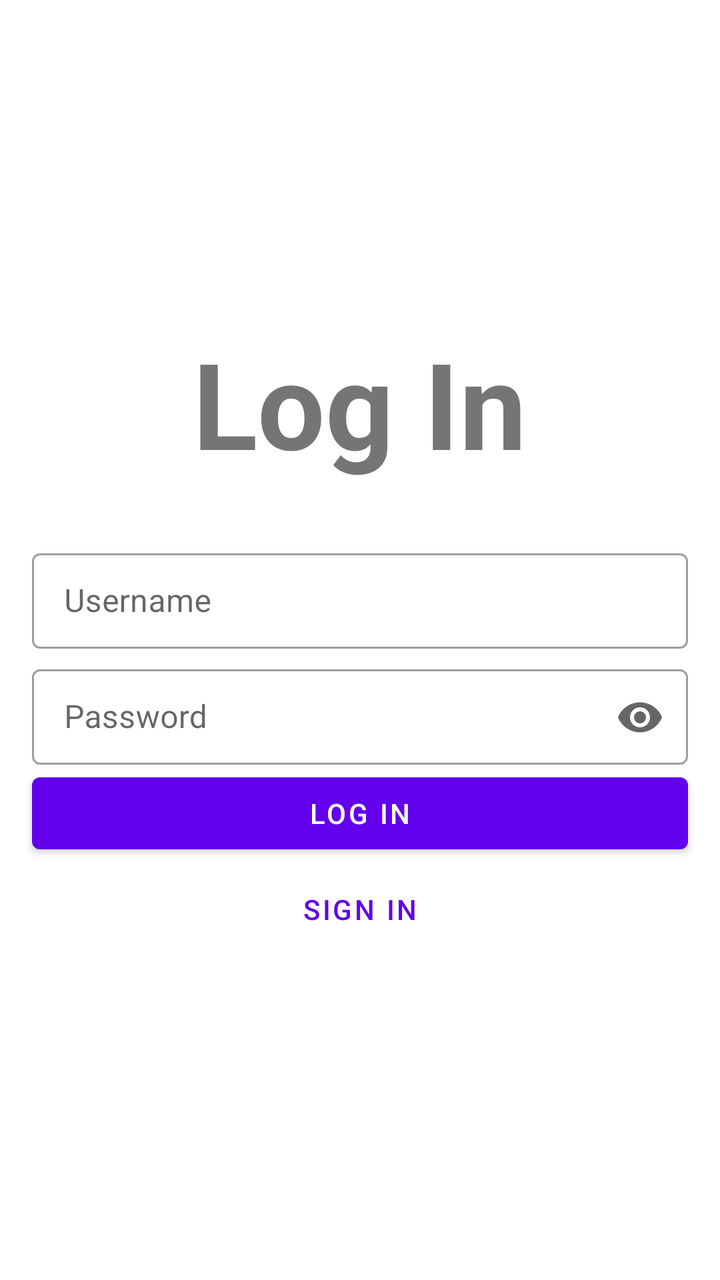
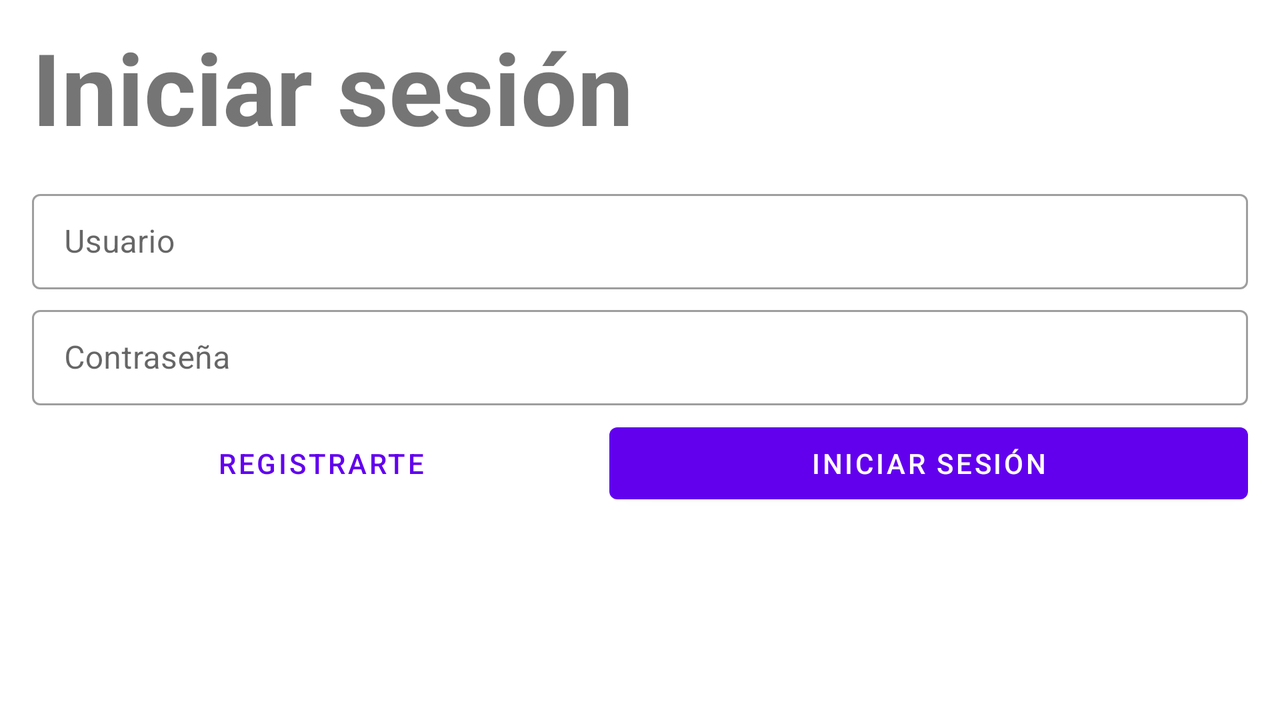

Compare how this app lays out the same screen by default and in its alternative resource folder. The renders come first, then the two layout files and the values they reference.
<!-- AndroidManifest.xml: application theme Theme.ListTodo -->
<!-- res/layout/fragment_login.xml -->
<?xml version="1.0" encoding="utf-8"?>
<layout xmlns:android="http://schemas.android.com/apk/res/android"
    xmlns:tools="http://schemas.android.com/tools"
    xmlns:app="http://schemas.android.com/apk/res-auto">

    <LinearLayout

        android:layout_width="match_parent"
        android:layout_height="match_parent"
        android:orientation="vertical"
        android:gravity="center"
        tools:context=".ui.LoginFragment">

        <TextView
            android:layout_width="wrap_content"
            android:layout_height="wrap_content"
            android:text="Log In"
            android:textStyle="bold"
            android:layout_marginBottom="20dp"
            android:textSize="60sp" />

        <com.google.android.material.textfield.TextInputLayout
            android:layout_width="match_parent"
            android:layout_height="wrap_content"
            android:id="@+id/layoutt"
            android:hint="Username"
            android:layout_marginTop="10dp"
            android:layout_marginHorizontal="16dp"
            style="@style/Widget.MaterialComponents.TextInputLayout.OutlinedBox.Dense" >

            <com.google.android.material.textfield.TextInputEditText
                android:layout_width="match_parent"
                android:layout_height="wrap_content"
                android:inputType="textPersonName"
                android:id="@+id/mUserName" />

        </com.google.android.material.textfield.TextInputLayout>

        <com.google.android.material.textfield.TextInputLayout
            android:layout_width="match_parent"
            android:layout_height="wrap_content"
            android:hint="Password"
            android:layout_marginTop="5dp"
            app:endIconMode="password_toggle"
            android:layout_marginHorizontal="16dp"
            style="@style/Widget.MaterialComponents.TextInputLayout.OutlinedBox.Dense" >

            <com.google.android.material.textfield.TextInputEditText
                android:layout_width="match_parent"
                android:layout_height="wrap_content"
                android:inputType="textPassword"
                android:id="@+id/mPasword" />

        </com.google.android.material.textfield.TextInputLayout>

        <Button
            android:layout_width="match_parent"
            android:layout_height="wrap_content"
            android:layout_marginHorizontal="16dp"
            android:text="log in"
            android:id="@+id/mLogIn" />

        <Button
            android:layout_width="match_parent"
            android:layout_height="wrap_content"
            android:layout_marginHorizontal="16dp"
            android:id="@+id/mSignIn"
            style="@style/Widget.MaterialComponents.Button.TextButton"
            android:text="sign in" />

    </LinearLayout>
</layout>
<!-- resources referenced by this layout -->
<resources>
  <style name="Theme.ListTodo" parent="Theme.MaterialComponents.DayNight.DarkActionBar">
          
          <item name="colorPrimary">@color/purple_500</item>
          <item name="colorPrimaryVariant">@color/purple_700</item>
          <item name="colorOnPrimary">@color/white</item>
          
          <item name="colorSecondary">@color/teal_200</item>
          <item name="colorSecondaryVariant">@color/teal_700</item>
          <item name="colorOnSecondary">@color/black</item>
          
          <item name="android:statusBarColor" tools:targetApi="l">?attr/colorPrimaryVariant</item>
          
      </style>
  <color name="purple_500">#FF6200EE</color>
  <color name="purple_700">#FF3700B3</color>
  <color name="white">#FFFFFFFF</color>
  <color name="teal_200">#ffc000</color>
  <color name="teal_700">#FF018786</color>
  <color name="black">#FF000000</color>
</resources>
<!-- res/layout-land/fragment_login.xml (the repository's variant of the layout above) -->
<!-- drawn on the phone turned sideways -->
<?xml version="1.0" encoding="utf-8"?>
<layout xmlns:android="http://schemas.android.com/apk/res/android"
    xmlns:tools="http://schemas.android.com/tools"
    xmlns:app="http://schemas.android.com/apk/res-auto">

    <LinearLayout
        android:layout_width="match_parent"
        android:layout_height="match_parent"
        android:orientation="vertical"
        tools:context=".ui.fragments.LoginFragment">

        <TextView
            android:layout_width="wrap_content"
            android:layout_height="wrap_content"
            android:text="@string/login_fragment_login"
            android:textStyle="bold"
            android:layout_marginTop="10dp"
            android:layout_marginStart="16dp"
            android:layout_gravity="start"
            android:layout_marginBottom="5dp"
            android:textSize="50sp" />

        <com.google.android.material.textfield.TextInputLayout
            android:layout_width="match_parent"
            android:layout_height="wrap_content"
            android:id="@+id/layoutt"
            android:hint="@string/login_fragment_username"
            android:layout_marginTop="10dp"
            android:layout_marginHorizontal="16dp"
            style="@style/Widget.MaterialComponents.TextInputLayout.OutlinedBox.Dense" >

            <com.google.android.material.textfield.TextInputEditText
                android:layout_width="match_parent"
                android:layout_height="wrap_content"
                android:inputType="textPersonName"
                android:id="@+id/mUserName" />

        </com.google.android.material.textfield.TextInputLayout>

        <com.google.android.material.textfield.TextInputLayout
            android:layout_width="match_parent"
            android:layout_height="wrap_content"
            android:hint="@string/login_fragment_password"
            android:layout_marginTop="5dp"
            android:layout_marginHorizontal="16dp"
            style="@style/Widget.MaterialComponents.TextInputLayout.OutlinedBox.Dense" >

            <com.google.android.material.textfield.TextInputEditText
                android:layout_width="match_parent"
                android:layout_height="wrap_content"
                android:inputType="textPassword"
                android:id="@+id/mPasword" />

        </com.google.android.material.textfield.TextInputLayout>

        <LinearLayout
            android:layout_marginTop="5dp"
            android:layout_width="match_parent"
            android:layout_height="wrap_content"
            android:orientation="horizontal" >

            <Button
                android:id="@+id/mSignIn"
                android:layout_width="wrap_content"
                android:layout_height="wrap_content"
                android:layout_weight="1"
                android:text="@string/login_fragment_signin_button"
                android:layout_marginStart="16dp"
                style="@style/Widget.MaterialComponents.Button.TextButton"  />

            <Button
                android:id="@+id/mLogIn"
                android:layout_width="wrap_content"
                android:layout_height="wrap_content"
                android:layout_weight="1"
                android:layout_marginEnd="16dp"
                android:text="@string/login_fragment_login_button" />

        </LinearLayout>
    </LinearLayout>
</layout>
<!-- resources referenced by the variant -->
<!-- as the phone turned sideways resolves them -->
<resources>
  <string name="login_fragment_login">Iniciar sesión</string>
  <string name="login_fragment_login_button">Iniciar sesión</string>
  <string name="login_fragment_password">Contraseña</string>
  <string name="login_fragment_signin_button">Registrarte</string>
  <string name="login_fragment_username">Usuario</string>
  <style name="Theme.ListTodo" parent="Theme.MaterialComponents.DayNight.DarkActionBar">
          
          <item name="colorPrimary">@color/purple_500</item>
          <item name="colorPrimaryVariant">@color/purple_700</item>
          <item name="colorOnPrimary">@color/white</item>
          
          <item name="colorSecondary">@color/teal_200</item>
          <item name="colorSecondaryVariant">@color/teal_700</item>
          <item name="colorOnSecondary">@color/black</item>
          
          <item name="android:statusBarColor" tools:targetApi="l">?attr/colorPrimaryVariant</item>
          
      </style>
  <color name="purple_500">#FF6200EE</color>
  <color name="purple_700">#FF3700B3</color>
  <color name="white">#FFFFFFFF</color>
  <color name="teal_200">#ffc000</color>
  <color name="teal_700">#FF018786</color>
  <color name="black">#FF000000</color>
</resources>
